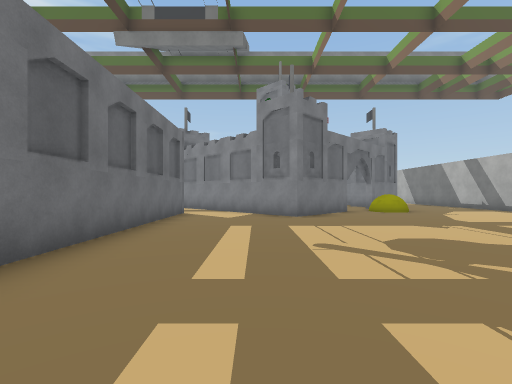
view 1 (above)

17 first-person views from a walk through a Unity game level. The camera is 1.3 m above the floor, looks level and sees 85° across. The floor is counted in squares, 2 m on a side. Each view is taken from the middle of a square. On the plan, view 1 faces up. The plan holds only what a view shows up to about 9 squares ahead; the rest is blank. The place goes on beyond the plan. Some surface patterns are stand-ins.

view 2
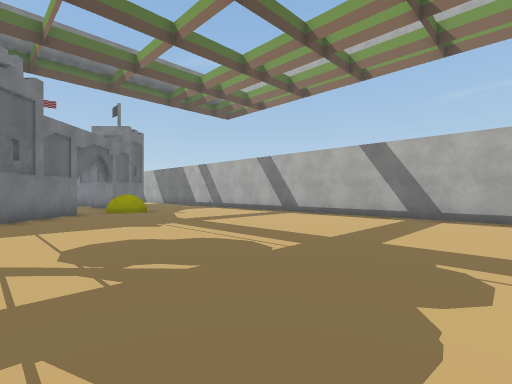

view 3
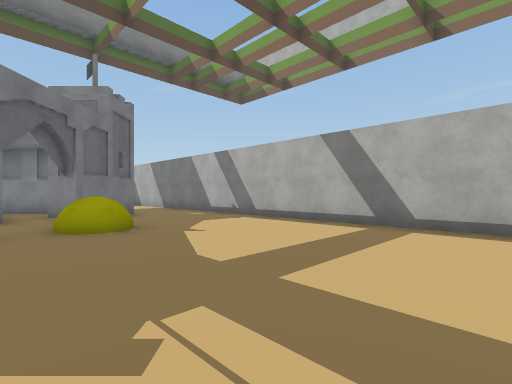

view 4
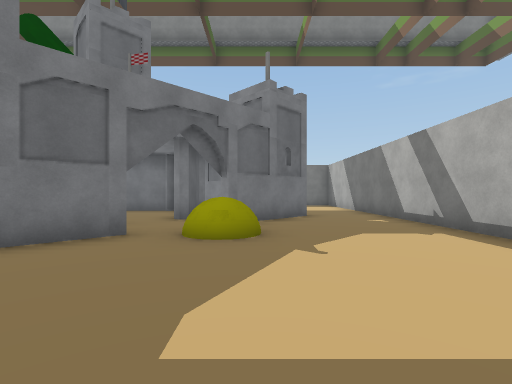

view 5
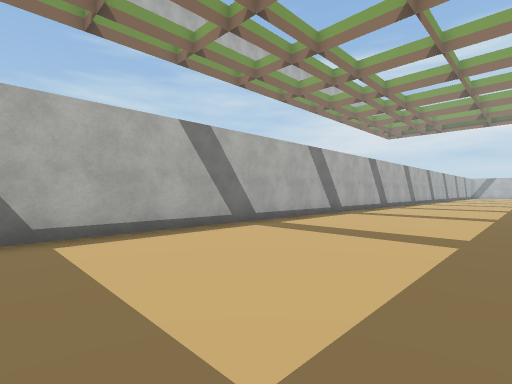

view 6
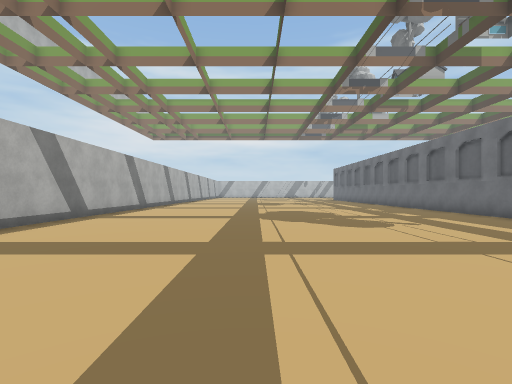

view 7
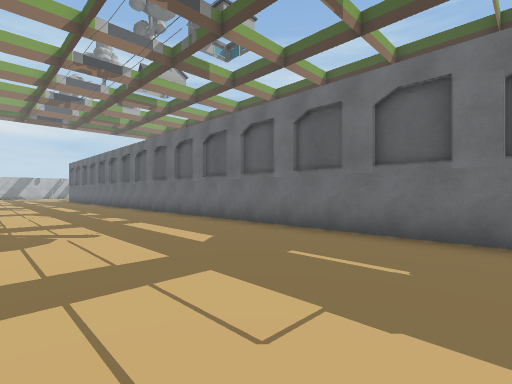

view 8
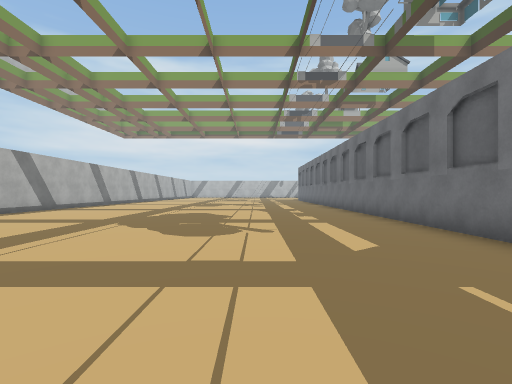

view 9
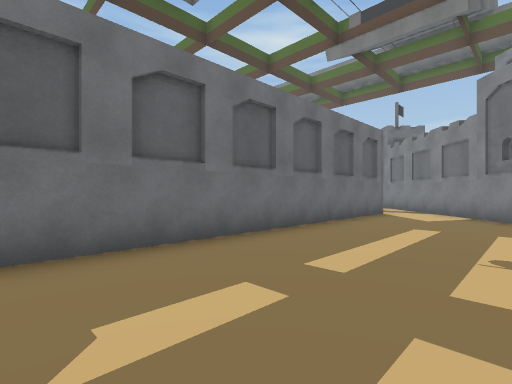

view 10
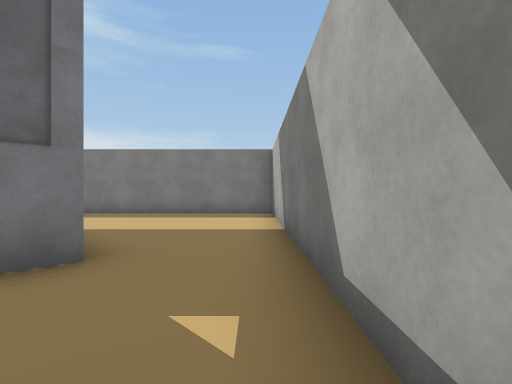

view 11
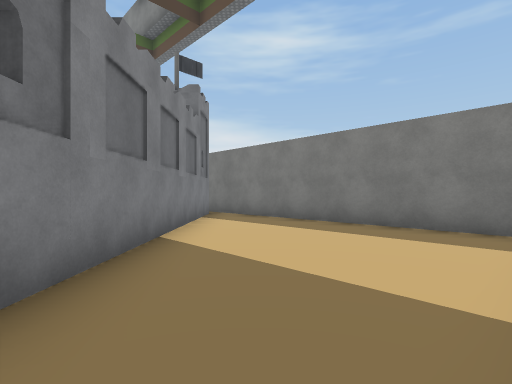

view 12
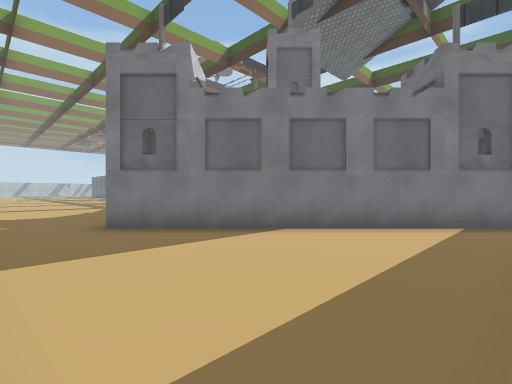

view 13
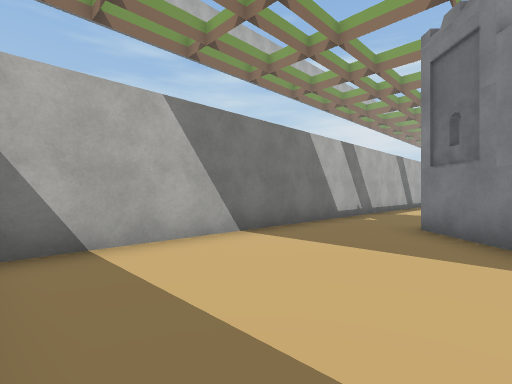

view 14
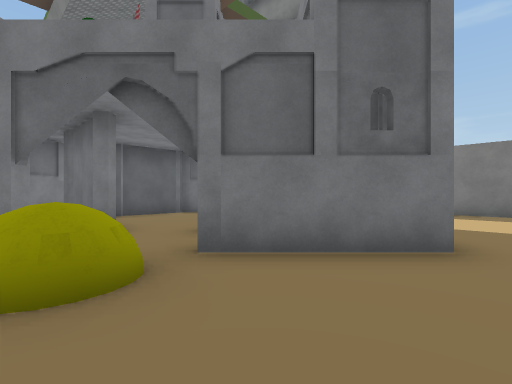

view 15
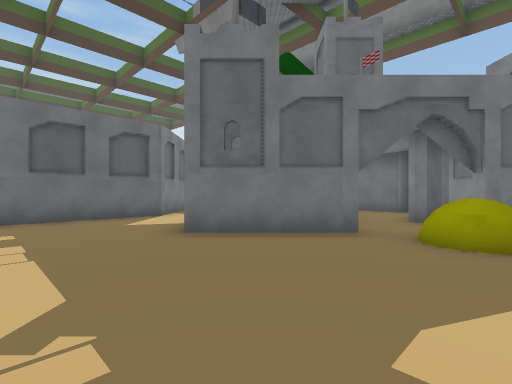

view 16
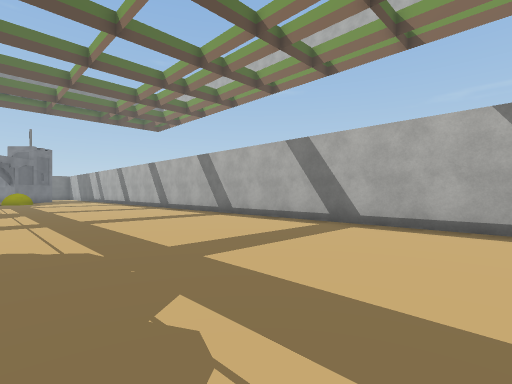

view 17
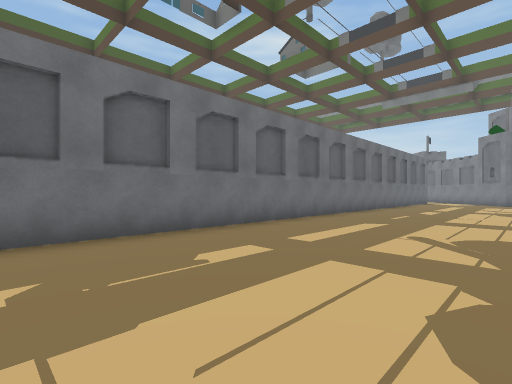

### Floor plan
Points are (right, up) in squares from view 1. A wall is a line through its corners. A room is listed if a view was taken in it or the views show most of it. See-through windows are left out.
Room 1 (views 1, 2, 3, 4, 5, 6, 7, 8, 9, 10, 11, 14, 15, 16, 17)
walls: (2.6, 8.9) (2.1, 8.3); (0.1, 8.3) (-1.7, 10.1); (1.6, 10.4) (0.2, 10.4); (-2.2, 8.6) (-2.2, -9); (5.2, 11.4) (4.6, 10.8); (8.5, -9) (8.5, 14.5); (3.3, 13.5) (3.3, 12.1)
ways out: opening at (7.5, 13.5) to room 2
objects: tower (0, 8) to (1, 9); pole (3, 9); ball (4, 9) to (5, 10); pole (4, 11); tower (4, 12) to (5, 13)
Room 2 (views 12, 13)
walls: (8.6, 18.5) (0.8, 18.5); (8.5, 14.5) (8.5, 18.2); (2.1, 16.9) (5.4, 13.6)
ways out: opening at (7.5, 13.5) to room 1

Positions as (right, up) in squares from view 1, and headings:
1: (0, 0), facing up
2: (1, 0), facing up-right
3: (3, 4), facing up-right
4: (5, 5), facing up
5: (4, 2), facing down-right
6: (4, 1), facing down
7: (2, 0), facing down-left
8: (1, 0), facing down
9: (1, 0), facing up-left
10: (8, 10), facing up
11: (8, 13), facing up-left
12: (8, 18), facing down-left
13: (5, 18), facing down-right
14: (7, 9), facing up-left
15: (5, 5), facing up-left
16: (3, -9), facing up-right
17: (2, -9), facing up-left
